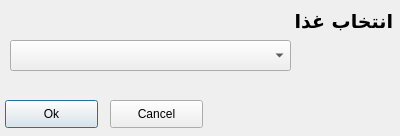
<?xml version="1.0" encoding="UTF-8"?>
<ui version="4.0">
 <class>FoodSelectDialog</class>
 <widget class="QDialog" name="FoodSelectDialog">
  <property name="geometry">
   <rect>
    <x>0</x>
    <y>0</y>
    <width>400</width>
    <height>136</height>
   </rect>
  </property>
  <property name="windowTitle">
   <string>Dialog</string>
  </property>
  <widget class="QComboBox" name="comboBox">
   <property name="geometry">
    <rect>
     <x>10</x>
     <y>40</y>
     <width>281</width>
     <height>31</height>
    </rect>
   </property>
   <property name="font">
    <font>
     <family>B Nazanin</family>
     <pointsize>12</pointsize>
     <weight>75</weight>
     <bold>true</bold>
    </font>
   </property>
  </widget>
  <widget class="QPushButton" name="okPB">
   <property name="geometry">
    <rect>
     <x>5</x>
     <y>100</y>
     <width>93</width>
     <height>28</height>
    </rect>
   </property>
   <property name="text">
    <string>Ok</string>
   </property>
  </widget>
  <widget class="QLabel" name="label_4">
   <property name="geometry">
    <rect>
     <x>292</x>
     <y>6</y>
     <width>101</width>
     <height>31</height>
    </rect>
   </property>
   <property name="font">
    <font>
     <family>B Nazanin</family>
     <pointsize>14</pointsize>
     <weight>75</weight>
     <bold>true</bold>
    </font>
   </property>
   <property name="text">
    <string>انتخاب غذا</string>
   </property>
   <property name="alignment">
    <set>Qt::AlignLeading|Qt::AlignLeft|Qt::AlignVCenter</set>
   </property>
  </widget>
  <widget class="QPushButton" name="cancelPB">
   <property name="geometry">
    <rect>
     <x>110</x>
     <y>100</y>
     <width>93</width>
     <height>28</height>
    </rect>
   </property>
   <property name="text">
    <string>Cancel</string>
   </property>
  </widget>
 </widget>
 <resources/>
 <connections/>
</ui>
